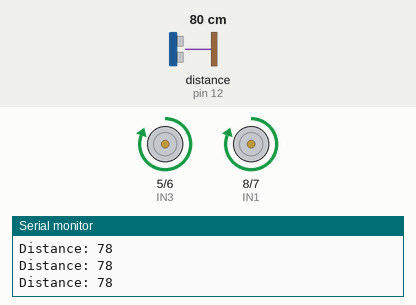
Bench run of a sketch on a simulated Arduino Uno, built with avr-gcc and run on an emulated ATmega328P. Parts: motor-driver pin pairs drawn as motors (green arrow = first pin HIGH = forward, orange = second pin HIGH = backward, longer = more drive), the last lines printed to the serial monitor. Wiring (inferred from the names in the program): ultrasonic range finder: trigger pin 13; echo pin 12. Inputs (shaded band) come from the test bench; at power-on: distance to the obstacle (sensor on pin 12) 80 cm. The echo pulse lasts 58.3 µs per cm.

Above: at 1.2 s.
1.3 s: distance to the obstacle (sensor on pin 12) set to 35 cm
2.8 s: distance to the obstacle (sensor on pin 12) set to 28 cm
At 2.86 s:
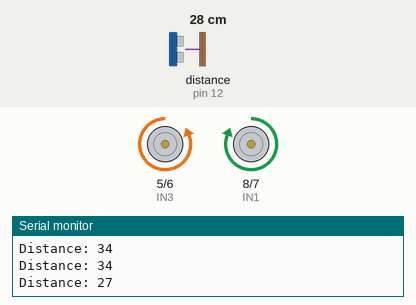
Timing chart, 0 to 5.8 s (numbered marks = the images above; inputs shaded):
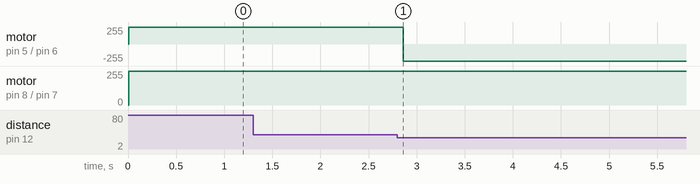

Measured:
- the behaviour switches between 32 and 31 cm on distance to the obstacle (sensor on pin 12) (found by bisection; images 0 and 1)
- after the input at 2.8 s, motor on pin 5 (IN3) / pin 6 (IN4): forward 255/255 → backward 255/255 after 0.06 s

The sketch:

obstacleAvoidanceCar.ino
```cpp
// Pin Definitions
const int IN1 = 8;
const int IN2 = 7;

const int IN3 = 5;
const int IN4 = 6;

// defines pins numbers
const int trigPin = 13;
const int echoPin = 12;
// defines variables
long duration;
int distance;

// Direction Constants
const int FORWARD = 1;
const int BACKWARD = 0;

void setup() {
  // Set all the motor control pins to output
  pinMode(IN1, OUTPUT);
  pinMode(IN2, OUTPUT);
  pinMode(IN3, OUTPUT);
  pinMode(IN4, OUTPUT);
    pinMode(trigPin, OUTPUT); // Sets the trigPin as an Output
  pinMode(echoPin, INPUT); // Sets the echoPin as an Input
  Serial.begin(9600); // Starts the serial communication
}

void loop() {
  // Clears the trigPin
  digitalWrite(trigPin, LOW);
  delayMicroseconds(2);
  // Sets the trigPin on HIGH state for 10 micro seconds
  digitalWrite(trigPin, HIGH);
  delayMicroseconds(10);
  digitalWrite(trigPin, LOW);
  // Reads the echoPin, returns the sound wave travel time in microseconds
  duration = pulseIn(echoPin, HIGH);
  // Calculating the distance
  distance = duration * 0.034 / 2;
  // Prints the distance on the Serial Monitor
  Serial.print("Distance: ");
  Serial.println(distance);
  if(distance > 30 && distance < 400){
    forward();
    delay(80);

    }

  else if(distance<=30){
    stop();
    right();
    delay(40);
    stop();
    }


}

// Function to move the car forward
void forward() {
  runMotorA(FORWARD);
  runMotorB(FORWARD);
}

// Function to move the car backward
void backward() {
  runMotorA(BACKWARD);
  runMotorB(BACKWARD);
}

// Function to turn the car left
void left() {
  runMotorA(BACKWARD);
  runMotorB(FORWARD);
}

// Function to turn the car right
void right() {
  runMotorA(FORWARD);
  runMotorB(BACKWARD);
}

// Function to stop the car
void stop() {
  stopMotorA();
  stopMotorB();
}

// Function to run Motor A
void runMotorA(int direction) {
  if (direction == FORWARD) {
    digitalWrite(IN1, HIGH);
    digitalWrite(IN2, LOW);
  } else {
    digitalWrite(IN1, LOW);
    digitalWrite(IN2, HIGH);
  }
}

// Function to run Motor B
void runMotorB(int direction) {
  if (direction == FORWARD) {
    digitalWrite(IN3, HIGH);
    digitalWrite(IN4, LOW);
  } else {
    digitalWrite(IN3, LOW);
    digitalWrite(IN4, HIGH);
  }
}

// Function to stop Motor A
void stopMotorA() {
  digitalWrite(IN1, LOW);
  digitalWrite(IN2, LOW);
}

// Function to stop Motor B
void stopMotorB() {
  digitalWrite(IN3, LOW);
  digitalWrite(IN4, LOW);
}
```
